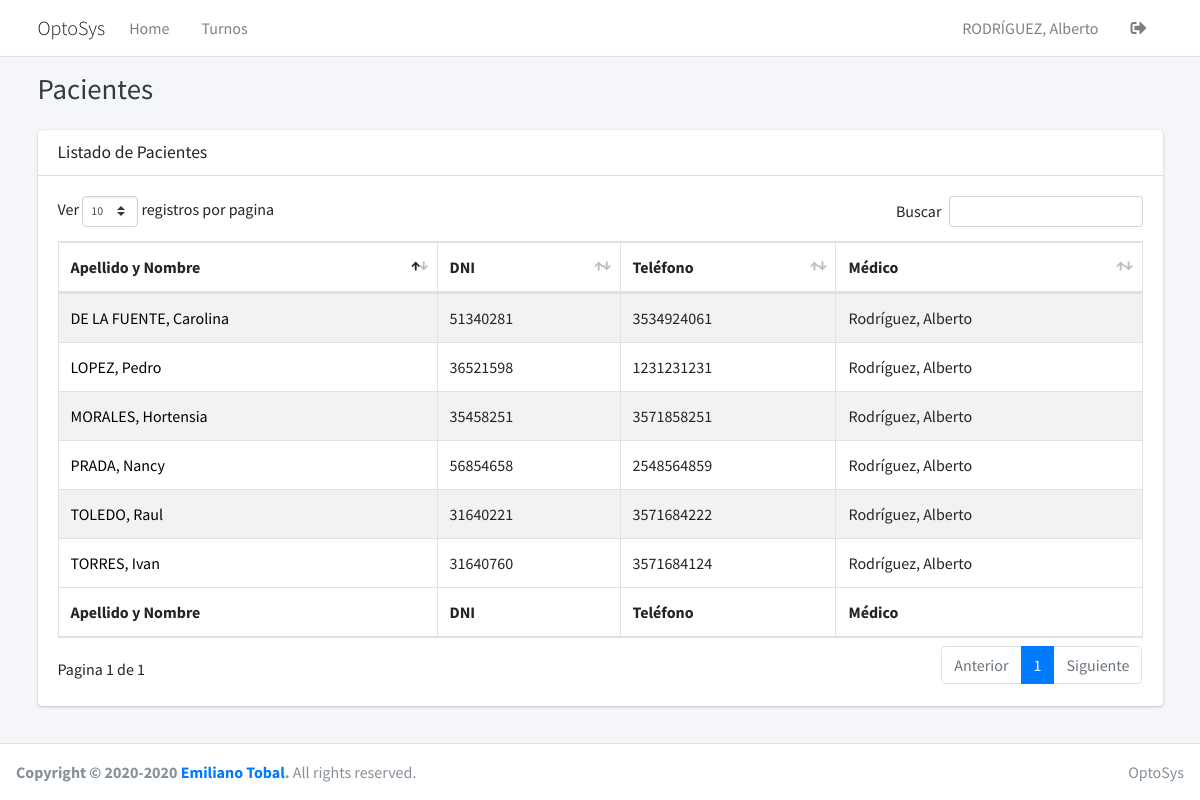
Page /clinica/pacientes/ (signed in) on the committed database.
### clinica/models.py (models this page shows, shortened)
class Paciente (models.Model):
    nombre = models.CharField(max_length=30)
    apellido = models.CharField(max_length=30)
    dni = models.IntegerField(verbose_name='DNI')
    telefono = models.BigIntegerField(verbose_name='Teléfono')
    medico = models.ForeignKey("auth.User", verbose_name="Medico Asignado", on_delete=models.PROTECT)
    class Meta:
        verbose_name = ("Paciente")
        verbose_name_plural = ("pacientes")

### clinica/views.py (the view)
# urls.py: path('pacientes/', views.pacientes, name='pacientes'),
@login_required
def pacientes (request):
    try:
        if request.user.rol.rol == 'secretaria' or request.user.rol.rol == 'gerencia':
            title = "Pacientes"
            pacientes=Paciente.objects.all()
            return render (request, 'clinica/pacientes.html',{'title':title, 'pacientes': pacientes})
        elif request.user.rol.rol == 'profecional_medico':
            title = "Pacientes"
            pacientes=Paciente.objects.filter(medico=request.user)
            return render (request, 'clinica/pacientes.html',{'title':title, 'pacientes': pacientes})
        else:
            return redirect ('/')
    except:
        return redirect ('/')

### clinica/templates/clinica/pacientes.html (shortened to what this page needs)
{% extends 'base.html' %}
{% load static %}
{% block title %}{{ title }}{% endblock title %}
{% block head_link %}
  <link rel="stylesheet" href="{% static 'adminlte/plugins/datatables-bs4/css/dataTables.bootstrap4.min.css' %}">
  <link rel="stylesheet" href="{% static 'adminlte/plugins/datatables-responsive/css/responsive.bootstrap4.min.css' %}">
  <link rel="stylesheet" href="https://code.ionicframework.com/ionicons/2.0.1/css/ionicons.min.css">
{% endblock head_link %}
{% block navlink %}
{% include 'navlink.html' %}
{% endblock navlink %}
{% block navbar %}{% include 'navbar.html' %}
    <li class="nav-item">
      <a href="{% url 'turnos' %}" class="nav-link">Turnos</a>
    </li>
{% endblock navbar %}
{% block content %}
        <div class="row">
          <div class="col-lg-12">
            <div class="card">
                <div class="card-header">
                    <h3 class="card-title">Listado de Pacientes</h3>
                </div>
                <div class="card-body">
                    <table id="table1" class="table table-bordered table-striped">
                        <thead>
                        <tr>
                        <th>Apellido y Nombre</th>
                        <th>DNI</th>
                        <th>Teléfono</th>
                        <th>Médico</th>
                        </tr>
                        </thead>
                        <tbody>
                        {% for paciente in pacientes %}
                        <tr>
                            <td><a style='color: black;' href='{% url 'paciente_detail' paciente.id %}'>{{paciente.apellido.upper}}, {{paciente.nombre}}</a></td>
                            <td>{{paciente.dni}}</td>
                            <td>{{paciente.telefono}}</td>
                            <td>{{paciente.medico.last_name}}, {{paciente.medico.first_name}}</td>
                        </tr>
                        {% endfor %}
                        </tbody>
                        <tfoot>
                        <tr>
                        <th>Apellido y Nombre</th>
                        <th>DNI</th>
                        <th>Teléfono</th>
                        <th>Médico</th>
                        </tr>
                        </tfoot>
                    </table>
                </div>
        </div>
          </div>
        </div>
{% endblock content %}

### usuarios/templates/base.html (shortened to what this page needs)
{% load static %}
<!DOCTYPE html>
<html lang="es">
<head>
  <link rel="stylesheet" href="{% static '/adminlte/plugins/fontawesome-free/css/all.min.css' %}">
  <link rel="stylesheet" href="{% static '/adminlte/css/adminlte.min.css' %}">
  {% block head_link %}
  {% endblock head_link %}
</head>
<body class="hold-transition layout-top-nav">
<div class="wrapper">
  <nav class="main-header navbar navbar-expand-md navbar-light navbar-white">
    <div class="container">
      <a href="/" class="navbar-brand">
        <span class="brand-text font-weight-light">OptoSys</span>
      </a>
      <div class="collapse navbar-collapse order-3" id="navbarCollapse">
        <ul class="navbar-nav">
        {% block navbar %}{% endblock navbar %}
        </ul>
      <ul class="order-1 order-md-3 navbar-nav navbar-no-expand ml-auto">
      {% block navlink %}{% endblock navlink %}
      </ul>
    </div>
  </nav>
  <div class="content-wrapper">
    <div class="content-header">
      <div class="container">
        <div class="row mb-2">
          <div class="col-sm-6">
            <h1 class="m-0 text-dark"> {% block title %}Top Navigation <small>Example 3.0{% endblock title %}</small></h1>
          </div>
        </div>
      </div>
    </div>
    <div class="content">
      <div class="container">
        {% block content %}{% endblock content %}
      </div>
    </div>
  </div>
  <footer class="main-footer">
    <div class="float-right d-none d-sm-inline">
      OptoSys
    </div>
    <strong>Copyright &copy; 2020-{% now "Y" %} <a href="/">Emiliano Tobal</a>.</strong> All rights reserved.
  </footer>
</div>
</body>
</html>

### usuarios/templates/navbar.html
    <li class="nav-item">
    <a href="/" class="nav-link">Home</a>
    </li>

### usuarios/templates/navlink.html
    <li class="nav-item">
        <div class="nav-link">{{user.last_name.upper}}, {{user.first_name}}</div>
    </li>
    <li class="nav-item">
        <a class="nav-link" href="{% url 'logout' %}" role="button"><i class="fas fa-sign-out-alt"></i></a>
    </li>

### rows in the picture
Paciente: apellido "MORALES", nombre "Hortensia", dni "35458251", telefono "3571858251", medico.last_name "Rodríguez", medico.first_name "Alberto"
Paciente: apellido "TORRES", nombre "Ivan", dni "31640760", telefono "3571684124", medico.last_name "Rodríguez", medico.first_name "Alberto"
Paciente: apellido "DE LA FUENTE", nombre "Carolina", dni "51340281", telefono "3534924061", medico.last_name "Rodríguez", medico.first_name "Alberto"
Paciente: apellido "LOPEZ", nombre "Pedro", dni "36521598", telefono "1231231231", medico.last_name "Rodríguez", medico.first_name "Alberto"
Paciente: apellido "TOLEDO", nombre "Raul", dni "31640221", telefono "3571684222", medico.last_name "Rodríguez", medico.first_name "Alberto"
Paciente: apellido "PRADA", nombre "Nancy", dni "56854658", telefono "2548564859", medico.last_name "Rodríguez", medico.first_name "Alberto"

### other values in the picture
{{ user.last_name.upper }} "RODRÍGUEZ"
{{ user.first_name }} "Alberto"
{{ title }} "Pacientes"
